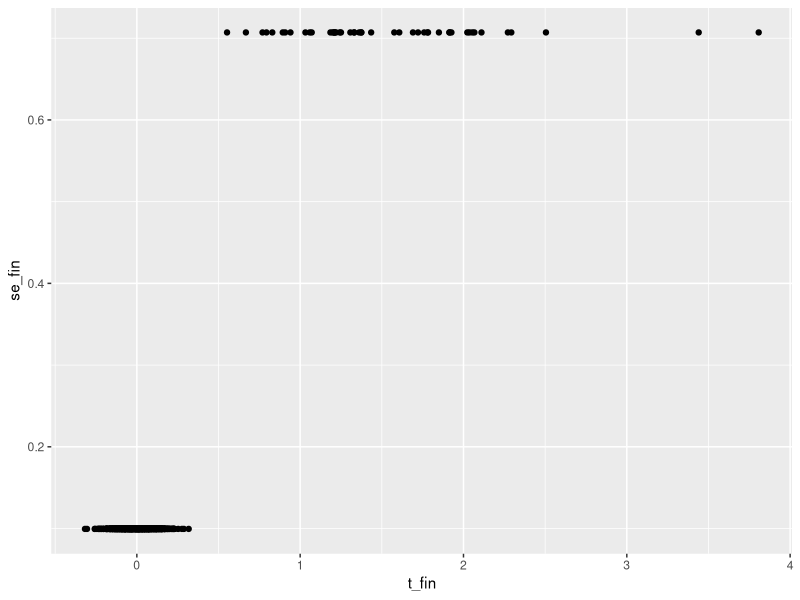
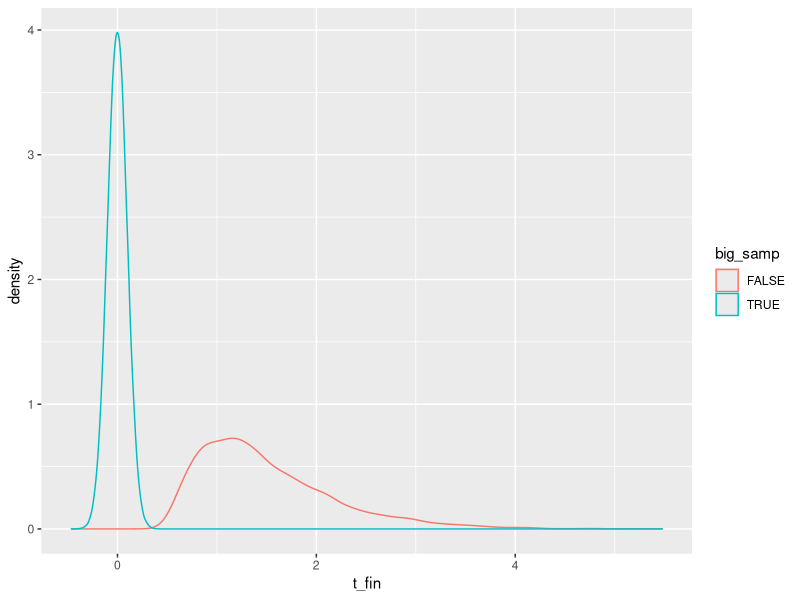

Generate these figures, in order, with R:



N = 100000
t1 = rexp( N ) - 1
t2A = rexp( N ) - 1
t2B = rnorm( N, 0, 0.1 )

big_samp = t1 < 2
t2 = ifelse( big_samp, t2B, t2A )

varB = ifelse( big_samp, 0.1^2, 1^2 )
t_fin = (1/(1+varB)) * t2 + (varB/(1+varB)) * t1
se_fin = sqrt( varB / (1+varB) )

library( tidyverse )

res <- tibble( t_fin = t_fin, se_fin, big_samp = big_samp ) %>%
    mutate( sig = abs( t_fin / se_fin ) > 2 )

summary( res$se_fin )

ggplot( res[1:1000,], aes( t_fin, se_fin ) ) +
    geom_point()

mean( res$sig )

res |>
    group_by( big_samp ) |>
    summarize( sig = mean( sig ),
               est = mean( t_fin ) )

ggplot( res, aes( t_fin, col = big_samp, group=big_samp ) ) +
    geom_density()
